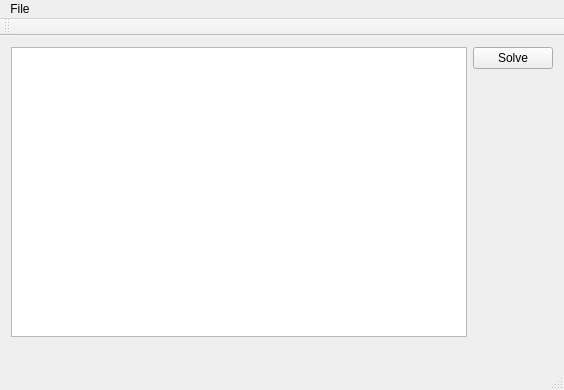
<?xml version="1.0" encoding="UTF-8"?>
<ui version="4.0">
 <class>MainWindow</class>
 <widget class="QMainWindow" name="MainWindow">
  <property name="geometry">
   <rect>
    <x>0</x>
    <y>0</y>
    <width>564</width>
    <height>390</height>
   </rect>
  </property>
  <property name="windowTitle">
   <string>MainWindow</string>
  </property>
  <widget class="QWidget" name="centralWidget">
   <layout class="QHBoxLayout" name="horizontalLayout">
    <item>
     <layout class="QVBoxLayout" name="verticalLayout_2">
      <item>
       <widget class="QTableWidget" name="Board"/>
      </item>
      <item>
       <widget class="QLabel" name="console">
        <property name="text">
         <string/>
        </property>
       </widget>
      </item>
     </layout>
    </item>
    <item>
     <layout class="QVBoxLayout" name="verticalLayout">
      <item>
       <widget class="QPushButton" name="solvePuzzle">
        <property name="text">
         <string>Solve</string>
        </property>
       </widget>
      </item>
      <item>
       <spacer name="verticalSpacer">
        <property name="orientation">
         <enum>Qt::Vertical</enum>
        </property>
        <property name="sizeHint" stdset="0">
         <size>
          <width>20</width>
          <height>40</height>
         </size>
        </property>
       </spacer>
      </item>
     </layout>
    </item>
   </layout>
  </widget>
  <widget class="QMenuBar" name="menuBar">
   <property name="geometry">
    <rect>
     <x>0</x>
     <y>0</y>
     <width>564</width>
     <height>21</height>
    </rect>
   </property>
   <widget class="QMenu" name="menuFile">
    <property name="title">
     <string>File</string>
    </property>
    <addaction name="actionNew"/>
    <addaction name="actionLoad"/>
    <addaction name="actionExit"/>
   </widget>
   <addaction name="menuFile"/>
  </widget>
  <widget class="QToolBar" name="mainToolBar">
   <attribute name="toolBarArea">
    <enum>TopToolBarArea</enum>
   </attribute>
   <attribute name="toolBarBreak">
    <bool>false</bool>
   </attribute>
  </widget>
  <widget class="QStatusBar" name="statusBar"/>
  <action name="actionLoad">
   <property name="icon">
    <iconset resource="assets.qrc">
     <normaloff>:/icon/assets/load_file.svg</normaloff>:/icon/assets/load_file.svg</iconset>
   </property>
   <property name="text">
    <string>Load</string>
   </property>
  </action>
  <action name="actionExit">
   <property name="icon">
    <iconset resource="assets.qrc">
     <normaloff>:/icon/assets/exit_app.svg</normaloff>:/icon/assets/exit_app.svg</iconset>
   </property>
   <property name="text">
    <string>Exit</string>
   </property>
  </action>
  <action name="actionNew">
   <property name="icon">
    <iconset resource="assets.qrc">
     <normaloff>:/icon/assets/new_file.svg</normaloff>:/icon/assets/new_file.svg</iconset>
   </property>
   <property name="text">
    <string>New</string>
   </property>
  </action>
 </widget>
 <layoutdefault spacing="6" margin="11"/>
 <resources>
  <include location="assets.qrc"/>
 </resources>
 <connections/>
</ui>
